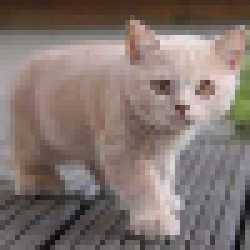
#> input picture task2/cat_lowres.jpg, 50 x 50 px, found by its file name (shown 5 times larger)
$ python sandbox.py
#> lines starting #> are read from the running program, lines starting #| are printed output that depends on the picture
from PIL import Image
import math

def fourier_transform(image):
    width, height = image.size
    img_data = image.getdata()

    result_real = [[0.0] * width for _ in range(height)]
    result_imag = [[0.0] * width for _ in range(height)]

    for v in range(height):
        for u in range(width):
            sum_real = 0.0
            sum_imag = 0.0

            for y in range(height):
                for x in range(width):
                    pixel_value = img_data[y * width + x]
                    angle = 2 * math.pi * ((u * x / width) + (v * y / height))
                    sum_real += pixel_value * math.cos(angle)
                    sum_imag -= pixel_value * math.sin(angle)

            result_real[v][u] = sum_real / width / height
            result_imag[v][u] = sum_imag / width / height

    return result_real, result_imag

def inverse_fourier_transform(real_part, imag_part):
    height = len(real_part)
    width = len(real_part[0])

    result = Image.new("L", (width, height))

    for y in range(height):
        for x in range(width):
            sum_value = 0.0

            for v in range(height):
                for u in range(width):
                    angle = 2 * math.pi * ((u * x / width) + (v * y / height))
                    sum_value += (real_part[v][u] * math.cos(angle) - imag_part[v][u] * math.sin(angle))

            pixel_value = int(sum_value + 0.5)
            result.putpixel((x, y), pixel_value)

    return result

def remove_high_frequency(real_part, imag_part, threshold):
    height = len(real_part)
    width = len(real_part[0])

    for v in range(height):
        for u in range(width):
            magnitude = math.sqrt(real_part[v][u] ** 2 + imag_part[v][u] ** 2)
            if magnitude > threshold:
                real_part[v][u] = 0.0
                imag_part[v][u] = 0.0

def main():
    # Load image
    image_path = "C://Users//sanid//OneDrive//Desktop//3rdiTech//task2//cat_lowres.jpg"
    original_image = Image.open(image_path).convert("L")
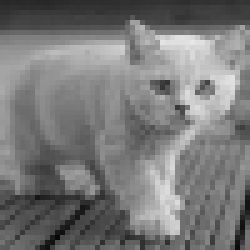
#> original_image: PIL image 50x50 L (shown 5 times larger); min 8, max 230, mean 120.7

    # Fourier Transform
    real_part, imag_part = fourier_transform(original_image)
#> after the loop in fourier_transform, `for v in range(height):`: result_imag = 50 items
#> real_part = 50 items; imag_part = 50 items

    # Remove high frequencies (noise)
    threshold = 100.0  # Adjust as needed
    remove_high_frequency(real_part, imag_part, threshold)
#> in remove_high_frequency, `height = len(real_part)`: height = 50
#> after the loop in remove_high_frequency, `for v in range(height):`: imag_part = 50 items

    # Inverse Fourier Transform
    reconstructed_image = inverse_fourier_transform(real_part, imag_part)
#> in inverse_fourier_transform, `height = len(real_part)`: height = 50
#> in inverse_fourier_transform, `result = Image.new("L", (width, height))`: result: PIL image 50x50 L; every value is 0
#> after the loop in inverse_fourier_transform, `for y in range(height):`:
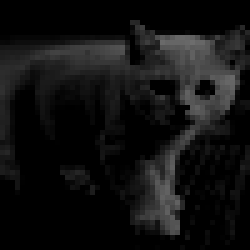
#> result: PIL image 50x50 L (shown 5 times larger); min 0, max 109, mean 17.1

    # Display original and reconstructed images
    original_image.show(title="Original Image")
    reconstructed_image.show(title="Reconstructed Image")

if __name__ == "__main__":
    main()
